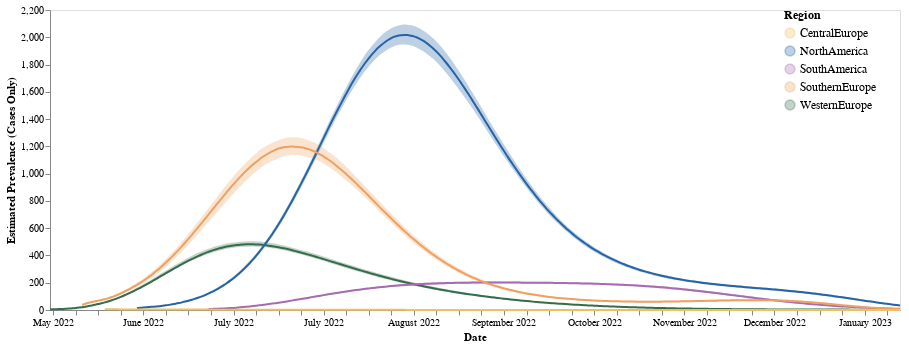

Notebook code cell kept with this figure:
### Code cell
band3 = alt.Chart(case_prevalence).mark_area(interpolate='monotone', opacity = 0.3 ,color = "#f58518").encode(
    alt.X('date:T', axis=alt.Axis(title="Date", grid=False,format="%B %Y")),
    alt.Y('prev_lower_80',axis=alt.Axis(title="Estimated Prevalence (Cases Only)", grid=False)),# scale=alt.Scale(domain=(0.6, 1.3))),
    alt.Y2('prev_upper_80' ),
    alt.Color("location:N",legend=alt.Legend(title= "Region",offset = -120, labelFontSize = 12, titleFontSize = 12),  scale=alt.Scale(domain=domain, range=range_))
).properties(
    width=850,
    height=300)

line3 = alt.Chart(case_prevalence).mark_line(
    opacity=1, interpolate='monotone', color = "#f58518"
).encode(
    alt.X('date:T', axis=alt.Axis(title="Date", grid=False)),
    alt.Y('median_prev', axis=alt.Axis(title="", grid=False)),# scale=alt.Scale(domain=(0.6, 1.3))), 
    alt.Color("location:N",  scale=alt.Scale(domain=domain, range=range_))
).properties(
    width=850,
    height=300)

case_prev_plot = band3 + line3
case_prev_plot

### Figure 1 — Vega-Lite specification as saved in the notebook (floating-point values rounded to 4 significant figures; data arrays with more than 128 entries replaced by an {"elided": "..."} marker saying what was removed)
{"config": {"view": {"continuousWidth": 400, "continuousHeight": 300}}, "layer": [{"mark": {"type": "area", "color": "#f58518", "interpolate": "monotone", "opacity": 0.3}, "encoding": {"color": {"field": "location", "legend": {"labelFontSize": 12, "offset": -120, "title": "Region", "titleFontSize": 12}, "scale": {"domain": ["CentralEurope", "NorthAmerica", "SouthAmerica", "SouthernEurope", "WesternEurope"], "range": ["#EEC060", "#2664A5", "#A76BB1", "#EEA160", "#356D4C"]}, "type": "nominal"}, "x": {"axis": {"format": "%B %Y", "grid": false, "title": "Date"}, "field": "date", "type": "temporal"}, "y": {"axis": {"grid": false, "title": "Estimated Prevalence (Cases Only)"}, "field": "prev_lower_80", "type": "quantitative"}, "y2": {"field": "prev_upper_80"}}, "height": 300, "width": 850}, {"mark": {"type": "line", "color": "#f58518", "interpolate": "monotone", "opacity": 1}, "encoding": {"color": {"field": "location", "scale": {"domain": ["CentralEurope", "NorthAmerica", "SouthAmerica", "SouthernEurope", "WesternEurope"], "range": ["#EEC060", "#2664A5", "#A76BB1", "#EEA160", "#356D4C"]}, "type": "nominal"}, "x": {"axis": {"grid": false, "title": "Date"}, "field": "date", "type": "temporal"}, "y": {"axis": {"grid": false, "title": ""}, "field": "median_prev", "type": "quantitative"}}, "height": 300, "width": 850}], "data": {"name": "data-ccc958adb5dcedb363738fbc461517bb"}, "$schema": "https://vega.github.io/schema/vega-lite/v4.17.0.json", "datasets": {"data-ccc958adb5dcedb363738fbc461517bb": {"elided": "1222 records"}}}
